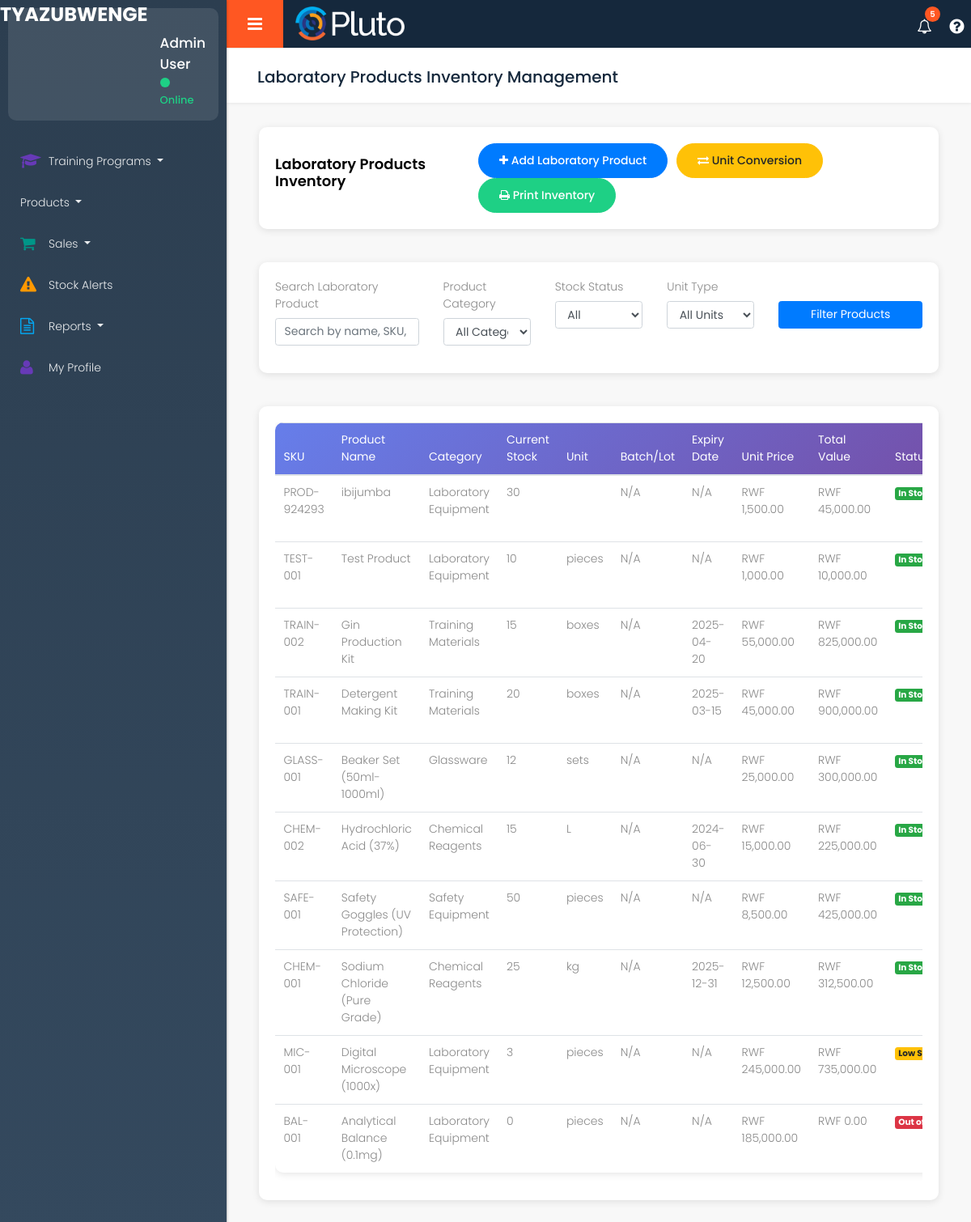
The app's page /stock-inventory.php with its own data.
### tables this page shows
CREATE TABLE `products` (
  `id` int(11) NOT NULL,
  `name` varchar(200) NOT NULL,
  `description` text DEFAULT NULL,
  `category_id` int(11) NOT NULL,
  `sku` varchar(50) DEFAULT NULL,
  `unit_type` enum('kg','g','mg','L','ml','pieces','sets','bottles','boxes','packets') NOT NULL,
  `quantity` int(11) NOT NULL DEFAULT 0,
  `unit_price` decimal(10,2) NOT NULL,
  `expiry_date` date DEFAULT NULL,
  `supplier_id` int(11) DEFAULT NULL,
  `is_active` tinyint(1) DEFAULT 1,
  `image_url` varchar(255) DEFAULT NULL,
  `created_at` timestamp NOT NULL DEFAULT current_timestamp(),
  `updated_at` timestamp NOT NULL DEFAULT current_timestamp() ON UPDATE current_timestamp()
);

CREATE TABLE `categories` (
  `id` int(11) NOT NULL,
  `name` varchar(100) NOT NULL,
  `description` text DEFAULT NULL,
  `is_active` tinyint(1) DEFAULT 1,
  `created_at` timestamp NOT NULL DEFAULT current_timestamp(),
  `updated_at` timestamp NOT NULL DEFAULT current_timestamp() ON UPDATE current_timestamp()
);

### config/database.php (called while the page is built, shortened)
<?php
class Database {
    private $host = 'localhost';
    private $db_name = 'tyazubwenge_lab';
    private $username = 'root';
    private $password = '';
    public function getConnection() {
        $this->conn = null;
        try {
            $this->conn = new PDO(
                "mysql:host=" . $this->host . ";dbname=" . $this->db_name . ";charset=utf8mb4",
                $this->username,
                $this->password,
                [
                    PDO::ATTR_ERRMODE => PDO::ERRMODE_EXCEPTION,
                    PDO::ATTR_DEFAULT_FETCH_MODE => PDO::FETCH_ASSOC,
                    PDO::ATTR_EMULATE_PREPARES => false
                ]
            );
        } catch(PDOException $exception) {
            echo "Connection error: " . $exception->getMessage();
        }
        return $this->conn;
    }
}
function getDB() {
    static $db = null;
    if ($db === null) {
        $database = new Database();
        $db = $database->getConnection();
    }
    return $db;
}
function executeQuery($sql, $params = []) {
    try {
        $db = getDB();
        $stmt = $db->prepare($sql);
        $stmt->execute($params);
        return $stmt;
    } catch(PDOException $e) {
        error_log("Database error: " . $e->getMessage());
        return false;
    }
}
function fetchAll($sql, $params = []) {
    $stmt = executeQuery($sql, $params);
    return $stmt ? $stmt->fetchAll() : [];
}
?>

### stock-inventory.php (the view, shortened to what this page needs)
<!DOCTYPE html>
<html lang="en">
<head>
    <link rel="stylesheet" href="css/bootstrap.min.css" />
    <link rel="stylesheet" href="style.css" />
    <link rel="stylesheet" href="css/custom.css" />
</head>
<body class="dashboard dashboard_1">
    <div class="full_container">
        <div class="inner_container">
            <?php
                require_once 'config/database.php';
                $products = fetchAll("SELECT p.*, c.name as category_name FROM products p JOIN categories c ON p.category_id = c.id ORDER BY p.id DESC");
            ?>
            <?php include 'includes/sidebar.php'; ?>
            <div id="content">
                <?php include 'includes/topbar.php'; ?>
                <div class="midde_cont">
                    <div class="container-fluid">
                        <div class="row column_title">
                            <div class="col-md-12">
                                <div class="page_title">
                                    <h2>Laboratory Products Inventory Management</h2>
                                </div>
                            </div>
                        </div>
                        <div class="row mb-4">
                            <div class="col-md-12">
                                <div class="dashboard-card">
                                    <div class="d-flex justify-content-between align-items-center">
                                        <h4>Laboratory Products Inventory</h4>
                                        <div>
                                            <button class="btn btn-primary btn-modern mr-2" data-toggle="modal" data-target="#addProductModal">
                                                <i class="fa fa-plus"></i> Add Laboratory Product
                                            </button>
                                            <button class="btn btn-warning btn-modern mr-2" onclick="openUnitConversion()">
                                                <i class="fa fa-exchange"></i> Unit Conversion
                                            </button>
                                            <button class="btn btn-success btn-modern" onclick="printInventory()">
                                                <i class="fa fa-print"></i> Print Inventory
                                            </button>
                                        </div>
                                    </div>
                                </div>
                            </div>
                        </div>
                        <div class="row mb-4">
                            <div class="col-md-12">
                                <div class="dashboard-card">
                                    <div class="row">
                        <div class="col-md-3">
                            <div class="form-group">
                                <label>Search Laboratory Product</label>
                                <input type="text" class="form-control" placeholder="Search by name, SKU, batch, or category">
                            </div>
                        </div>
                        <div class="col-md-2">
                            <div class="form-group">
                                <label>Product Category</label>
                                <select class="form-control">
                                    <option>All Categories</option>
                                </select>
                            </div>
                        </div>
                        <div class="col-md-2">
                            <div class="form-group">
                                <label>Stock Status</label>
                                <select class="form-control">
                                    <option>All</option>
                                </select>
                            </div>
                        </div>
                        <div class="col-md-2">
                            <div class="form-group">
                                <label>Unit Type</label>
                                <select class="form-control">
                                    <option>All Units</option>
                                </select>
                            </div>
                        </div>
                        <div class="col-md-3">
                            <div class="form-group">
                                <label>&nbsp;</label>
                                <button class="btn btn-primary btn-block">Filter Products</button>
                            </div>
                        </div>
                    </div>
                                </div>
                            </div>
                        </div>
                        <div class="row">
                            <div class="col-md-12">
                                <div class="dashboard-card">
                                    <div class="table-responsive">
                                        <table class="table table-modern">
                                            <thead>
                                                <tr>
                                                    <th>SKU</th>
                                                    <th>Product Name</th>
                                                    <th>Category</th>
                                                    <th>Current Stock</th>
                                                    <th>Unit</th>
                                                    <th>Batch/Lot</th>
                                                    <th>Expiry Date</th>
                                                    <th>Unit Price</th>
                                                    <th>Total Value</th>
                                                    <th>Status</th>
                                                </tr>
                                            </thead>
                                            <tbody>
                                                <?php foreach ($products as $product): ?>
                                                <tr>
                                                    <td><?php echo htmlspecialchars($product['sku']); ?></td>
                                                    <td><?php echo htmlspecialchars($product['name']); ?></td>
                                                    <td><?php echo htmlspecialchars($product['category_name']); ?></td>
                                                    <td><?php echo htmlspecialchars($product['quantity']); ?></td>
                                                    <td><?php echo htmlspecialchars($product['unit_type']); ?></td>
                                                    <td><?php echo 'N/A'; ?></td>
                                                    <td><?php echo htmlspecialchars($product['expiry_date'] ? date('Y-m-d', strtotime($product['expiry_date'])) : 'N/A'); ?></td>
                                                    <td>RWF <?php echo number_format($product['unit_price'], 2); ?></td>
                                                    <td>RWF <?php echo number_format($product['quantity'] * $product['unit_price'], 2); ?></td>
                                                    <td>
                                                        <?php
                                                            $status = 'In Stock';
                                                            $badge = 'success';
                                                            if ($product['quantity'] == 0) {
                                                                $status = 'Out of Stock';
                                                                $badge = 'danger';
                                                            } elseif ($product['quantity'] < 5) {
                                                                $status = 'Low Stock';
                                                                $badge = 'warning';
                                                            }
                                                            echo "<span class='badge badge-{$badge}'>{$status}</span>";
                                                        ?>
                                                    </td>
                                                </tr>
                                                <?php endforeach; ?>
                                            </tbody>
                                        </table>
                                    </div>
                                </div>
                            </div>
                        </div>
                    </div>
                </div>
            </div>
        </div>
    </div>
</body>
</html>

### style.css (style rules this page uses)
* { margin: 0; padding: 0; outline: none !important; }
html, body { color: #898989; font-size: 14px; font-family: 'Poppins', sans-serif; line-height: normal; font-weight: 300; overflow-x: hidden !important; }
h1, h2, h3, h4, h5, h6 { letter-spacing: 0; font-weight: normal; position: relative; padding: 0; font-weight: normal; line-height: normal; color: #1f1f1f; margin: 0 }
h4 { font-size: 16px }
a, .btn { text-decoration: none !important; outline: none !important; -webkit-transition: all .3s ease-in-out; -moz-transition: all .3s ease-in-out; -ms-transition: all .3s ease-in-out; -o-transition: all .3s ease-in-out; transition: all .3s ease-in-out; }
.btn-success { color: #fff; background-color: #1ed085; border-color: #1ed085; }
button i { color: #fff; }
h2 { font-size: 30px; color: #000; line-height: 20px; font-weight: 700; position: relative; }
h4 { font-size: 18px; color: #000; line-height: 21px; font-weight: 600; text-transform: none; margin-bottom: 15px; }
button, input, select, textarea, option { font-family: 'Poppins', sans-serif; }
.full_container { width: 100%; max-width: 100%; padding: 0; margin: 0; }
.inner_container { padding: 0; margin: 0; display: flex; }
i, span { display: inline-block; }
#content { width: 100%; min-height: 100vh; transition: ease all 0.3s; position: relative; padding: 60px 25px 25px 305px; background: #f8f8f8; }
.page_title { background: #fff; margin-top: 0; margin-bottom: 30px; padding: 25px 35px 22px 38px; box-shadow: 1px 0 5px rgba(0, 0, 0, 0.1); margin-left: -40px; margin-right: -40px; position: relative; }
.page_title h2 { font-size: 20px; font-weight: 500; color: #15283c; }
.btn { font-size: 14px; }
.table thead th { font-weight: 400; }

### css/custom.css (style rules this page uses)
.dashboard-card { background: white; border-radius: 10px; box-shadow: 0 2px 10px rgba(0,0,0,0.1); margin-bottom: 20px; padding: 20px; }
.table-modern { border-radius: 10px; overflow: hidden; box-shadow: 0 2px 10px rgba(0,0,0,0.1); }
.table-modern thead { background: linear-gradient(135deg, #667eea 0%, #764ba2 100%); color: white; }
.btn-modern { border-radius: 25px; padding: 10px 25px; font-weight: 500; transition: all 0.3s ease; }

### records on screen
products: sku "PROD-924293", name "ibijumba", category.name "Laboratory Equipment", quantity "30", expiry_date "N/A", unit_price "1,500.00", $product['quantity'] * $product['unit_price'] "45,000.00", status "In…"
products: sku "TEST-001", name "Test Product", category.name "Laboratory Equipment", quantity "10", unit_type "pieces", expiry_date "N/A", unit_price "1,000.00", $product['quantity'] * $product['unit_price'] "10,000.00", status "In…"
products: sku "TRAIN-002", name "Gin Production Kit", category.name "Training Materials", quantity "15", unit_type "boxes", expiry_date "2025-04-20", unit_price "55,000.00", $product['quantity'] * $product['unit_price'] "825,000.00", status "In…"
products: sku "TRAIN-001", name "Detergent Making Kit", category.name "Training Materials", quantity "20", unit_type "boxes", expiry_date "2025-03-15", unit_price "45,000.00", $product['quantity'] * $product['unit_price'] "900,000.00", status "In…"
products: sku "GLASS-001", name "Beaker Set (50ml-1000ml)", category.name "Glassware", quantity "12", unit_type "sets", expiry_date "N/A", unit_price "25,000.00", $product['quantity'] * $product['unit_price'] "300,000.00", status "In…"
products: sku "CHEM-002", name "Hydrochloric Acid (37%)", category.name "Chemical Reagents", quantity "15", unit_type "L", expiry_date "2024-06-30", unit_price "15,000.00", $product['quantity'] * $product['unit_price'] "225,000.00", status "In…"
products: sku "SAFE-001", name "Safety Goggles (UV Protection)", category.name "Safety Equipment", quantity "50", unit_type "pieces", expiry_date "N/A", unit_price "8,500.00", $product['quantity'] * $product['unit_price'] "425,000.00", status "In…"
products: sku "CHEM-001", name "Sodium Chloride (Pure Grade)", category.name "Chemical Reagents", quantity "25", unit_type "kg", expiry_date "2025-12-31", unit_price "12,500.00", $product['quantity'] * $product['unit_price'] "312,500.00", status "In…"
products: sku "MIC-001", name "Digital Microscope (1000x)", category.name "Laboratory Equipment", quantity "3", unit_type "pieces", expiry_date "N/A", unit_price "245,000.00", $product['quantity'] * $product['unit_price'] "735,000.00", quantity "Low…"
products: sku "BAL-001", name "Analytical Balance (0.1mg)", category.name "Laboratory Equipment", quantity "0", unit_type "pieces", expiry_date "N/A", unit_price "185,000.00", $product['quantity'] * $product['unit_price'] "0.00", quantity "Out…"

### other values on screen
$notification_count "5"
